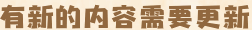
#> input picture img/Main/Dlc__411_319_252_30__361_269_352_130.png, 252 x 30 px
$ python -i ImgO.py   (imports and definitions only)
#> lines starting #> are read from the running program, lines starting #| are printed output that depends on the picture; after the words box and inside, x2 and y2 are one past the last pixel; in counts of white or black regions, pixels touching at a corner belong together
### act/facades/Emulator/Emulator.py
import sys
import threading
import time
from typing import Optional

import numpy
import uiautomator2
import uiautomator2 as u2

from act.facades.Configs.Config import Config
from act.facades.Emulator.linux.mumu import Mumu as MumuLinux
from act.facades.Emulator.mac.bluestacks import Bluestacks
from act.facades.Emulator.mac.mumu import Mumu as MumuMac
from act.facades.Emulator.win.mumu import Mumu as MumuWin
from act.facades.Logx.Logx import logx
from act.facades.tool.ips import get_host_ip
from act.install_utils import checkAdbutilsBinaries

# 可用的模拟器驱动
UsefulEmulator = {
    "darwin": {
        "mumu": MumuMac,
        "bluestacks": Bluestacks,
    },
    "win32": {
        "mumu": MumuWin,
    },
    "linux":{
        "mumu": MumuLinux,
    }
}

class Emulator:
    instance = MumuMac| MumuWin | Bluestacks | MumuLinux
    device = uiautomator2.Device
    snapshotCache = None

    def __init__(self) -> None:
        """
        初始化 Emulator 类实例。

        Raises:
            Exception: 如果平台或模拟器不支持，则抛出异常。
        """
        self.lock = threading.Lock()

    # [44 lines left out: functions ConnectDevice, updateSnapShop, not called in this run]


    def selfGetCachedSnapShot(self):
        with self.lock:
            return self.snapshotCache

# 已经激活的模拟器
ActivityEmulator = Emulator()

# [6 lines left out: function ConnectEmulator, not called in this run]


# 公共方法全局使用
def UpdateSnapShot():
    return ActivityEmulator.updateSnapShop()
# [43 lines left out: functions GetSnapShot, Click, Text, Swipe, AppCurrent, not called in this run]


def AppStart():
    ActivityEmulator.device.app_start(Config('app.appName'), wait=True)

class Pipe:
    def __init__(self) -> None:
        self.breakCondition = False
    # [130 lines left out: functions wait, waitThrough, waitAndClick, waitAndClickCallback, waitAndCallback, waitAndClickThrough and 1 more, not called in this run]

# [12 lines that do not run on import are left out]

### act/facades/Logx/Logx.py
import datetime
import logging
import sys
import time

from loguru import logger

from act.facades.Constant.Constant import RUNTIME_PATH
from act.facades.sqlite.logs import LogsModel


# 自定义日志格式和颜色
def custom_format(record):
    color_map = {
        "INFO": "green>",
        "WARNING": "yellow>",
        "ERROR": "red>",
    }
    color = color_map.get(record["level"].name, "white>")  # 默认白色
    return f"<{color}{{time:HH:mm:ss}} | {{level}} | {{message}}</{color}\n"


def setup_logger():
    logger.remove()

    now = datetime.datetime.now().strftime("%Y/%m/%d/%H")

    # logger.add(f"{RUNTIME_PATH.joinpath('logs')}/{now}/info.log",format="<green>{time:YYYY-MM-DD HH:mm:ss} - {message}</green>",
    #            rotation="1 week", enqueue=True,backtrace=True, diagnose=True,level=logging.INFO)

    logger.add(f"{RUNTIME_PATH.joinpath('logs')}/{now}/error.log",format="<red>{time:YYYY-MM-DD HH:mm:ss} - {message} File:{file.path}, Line {line}, function {function}</red>",
               rotation="1 week", enqueue=True,backtrace=True, diagnose=True,level=logging.ERROR)
#> (this line was passed over: act is not available in this run)
#> further down, picture is the input picture: shape (30, 252, 3); mean B, G, R 146.5, 176.5, 202.6

    logger.add(sys.stdout,format=custom_format,
               level=logging.DEBUG)

    logger.add(insertLog,format=custom_format,
               level=logging.INFO)

    return logger

def insertLog(message):
    LogsModel.add_log("info", message)

logx = setup_logger()

# 示例使用
# [7 lines that do not run on import are left out]

### act/facades/Img/ImgO.py
from collections import Counter

import cv2
import numpy as np

from act.facades.Emulator.Emulator import UpdateSnapShot, ConnectEmulator, GetSnapShot
from act.facades.Logx.Logx import logx


def calculate_slope(x1, y1, x2, y2):
    if x1 == x2:
        return None  # 斜率不存在
    return (y2 - y1) / (x2 - x1)

def imo(image):
    # 转换为灰度图
    gray = cv2.cvtColor(image, cv2.COLOR_BGR2GRAY)
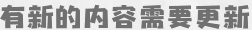
#> gray: shape (30, 252); min 112, max 244, mean 181

    # 边缘检测
    edges = cv2.Canny(gray, 50, 150)
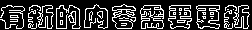
#> edges: shape (30, 252); 22.7% white in thin lines or dots, all inside (x1, y1, x2, y2) = (0, 4, 250, 29)

    # 概率霍夫变换检测直线
    lines = cv2.HoughLinesP(edges, 1, np.pi / 180, threshold=50, minLineLength=50, maxLineGap=10)
#> lines = 19 rows, first 6: [1, 15, 197, 18], [93, 8, 224, 14], [40, 20, 224, 20], [1, 10, 184, 16], [144, 5, 247, 5], [131, 27, 247, 27]

    ks = []
    k1 = 50
    k2 = -50
    # 绘制直线
    if lines is not None:
        for line in lines:
            x1, y1, x2, y2 = line[0]
            k = calculate_slope(x1,y1,x2,y2)
            if k is None:
                continue
            k = int(k * 100)
            if k is 0:
                continue

            if k > 0 and abs(k - k1) > 4:
                continue
            if k < 0 and abs(k - k2) > 4:
                continue
            ks.append(k)
            cv2.line(image, (x1, y1), (x2, y2), (0, 255, 0), 2)  # 绘制绿色直线
#> this loop made 19 passes
#> (x1, y1, x2, y2, k) on passes 1 to 12: (1, 15, 197, 18, 1), (93, 8, 224, 14, 4), (40, 20, 224, 20, 0), (1, 10, 184, 16, 3), (144, 5, 247, 5, 0), (131, 27, 247, 27, 0), (190, 15, 247, 18, 5), (134, 8, 184, 9, 2), (4, 21, 163, 13, -5), (189, 10, 248, 8, -3), (5, 27, 147, 23, -2), (11, 21, 114, 21, 0)
#> after the loop, ks = []
    r = Counter(ks)
#> r = 0 items
    logx.info(f"斜率分组{r}")
#| 15:56:55 | INFO | 斜率分组Counter()

    return image
    # 显示结果
    cv2.imshow("Detected Lines (Probabilistic Hough)", image)
    cv2.waitKey(1)
    cv2.destroyAllWindows()

# [11 lines not run here, left out]

>>> import cv2
>>> picture = cv2.imread('../../../img/Main/Dlc__411_319_252_30__361_269_352_130.png')
>>> result = imo(picture)

$ run again, on img/Main/dailyReward.png
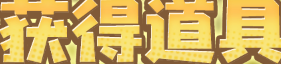
#> input picture img/Main/dailyReward.png, 281 x 64 px
#> picture is the input picture: shape (64, 281, 3); mean B, G, R 94.3, 179.3, 212.9
#> in imo, `gray = cv2.cvtColor(image, cv2.COLOR_BGR2GRAY)`:
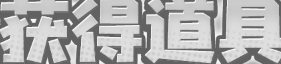
#> gray: shape (64, 281); min 92, max 247, mean 179.6
#> in imo, `edges = cv2.Canny(gray, 50, 150)`:
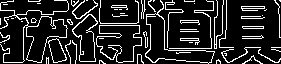
#> edges: shape (64, 281); 15.5% white in thin lines or dots
#> lines = [[95, 24, 146, 22], [169, 12, 226, 8], [164, 48, 233, 47], [23, 61, 102, 61], [92, 26, 150, 25], [133, 56, 220, 63], [112, 15, 169, 13], [94, 6, 145, 9]]
#> the loop in imo, `for line in lines:` made 8 passes
#> (x1, y1, x2, y2, k) on passes 1 to 8: (95, 24, 146, 22, -3), (169, 12, 226, 8, -7), (164, 48, 233, 47, -1), (23, 61, 102, 61, 0), (92, 26, 150, 25, -1), (133, 56, 220, 63, 8), (112, 15, 169, 13, -3), (94, 6, 145, 9, 5)
#> after the loop in imo, `for line in lines:`: ks = []
#> r = 0 items
#| 15:56:56 | INFO | 斜率分组Counter()
